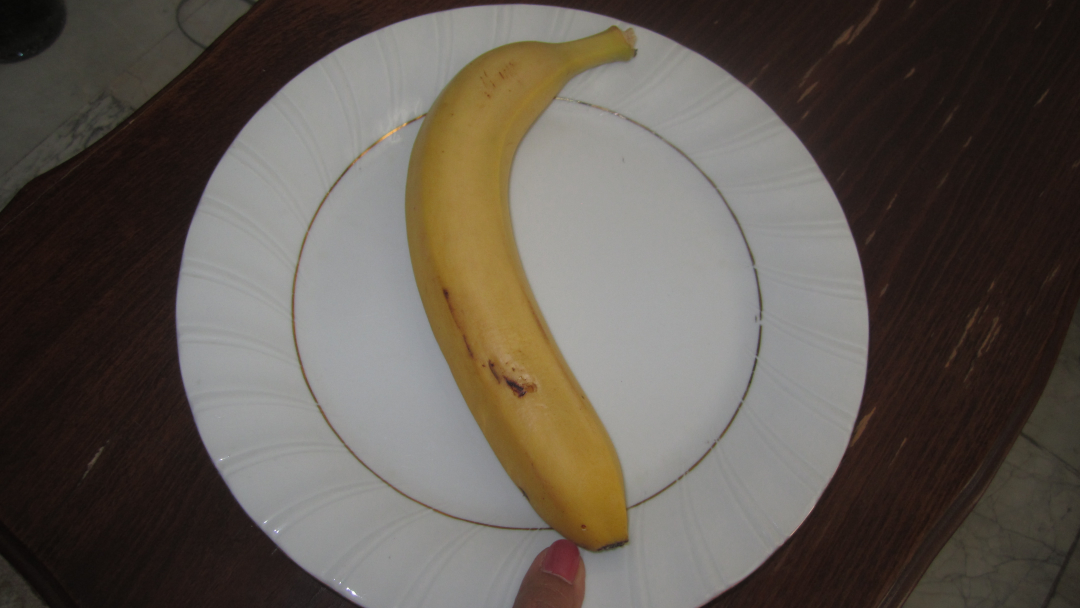
#> input picture test_image.JPG, 4320 x 2432 px (shown at 1/4 size)
$ jupyter execute --allow-errors Final_food.ipynb   (shell and % lines are left out)
#> lines starting #> are read from the running program, lines starting #| are printed output that depends on the picture
<a href="https://colab.research.google.com/github/karanaithal01/WAIE/blob/master/Final_food.ipynb" target="_parent"></a>

[cell 1]
%cd WAIE

[cell 2]
#image_segment
import cv2
import numpy as np
import os

# [111 lines left out: function getAreaOfFood, not called in this run]

[cell 3]
#caleries
import cv2
import numpy as np
#density - gram / cm^3
density_dict = { 1:0.609, 2:0.94, 3:0.641,  4:0.641,5:0.513, 6:0.482,7:0.481}
#kcal
calorie_dict = { 1:52, 2:89,  3:41,4:16,5:40,6:47,7:18 }
#skin of photo to real multiplier
skin_multiplier = 5*2.3

# [38 lines left out: functions getCalorie, getVolume, calories, not called in this run]

[cell 4]
#cnn_model
import tflearn
from tflearn.layers.conv import conv_2d, max_pool_2d
from tflearn.layers.core import input_data, dropout, fully_connected
from tflearn.layers.estimator import regression
import tensorflow as tf

def get_model(IMG_SIZE,no_of_fruits,LR):
#> called with IMG_SIZE = 400, no_of_fruits = 7, LR = 0.001
	try:
		tf.reset_default_graph()
#> (this line was passed over: tensorflow is not available in this run)
	except:
		print("tensorflow")
	convnet = input_data(shape=[None, IMG_SIZE, IMG_SIZE, 3], name='input')

	convnet = conv_2d(convnet, 32, 5, activation='relu')

	convnet = max_pool_2d(convnet, 5)

	convnet = conv_2d(convnet, 64, 5, activation='relu')

	convnet = max_pool_2d(convnet, 5)

	convnet = conv_2d(convnet, 128, 5, activation='relu')
	convnet = max_pool_2d(convnet, 5)

	convnet = conv_2d(convnet, 64, 5, activation='relu')
	convnet = max_pool_2d(convnet, 5)


	convnet = conv_2d(convnet, 32, 5, activation='relu')
	convnet = max_pool_2d(convnet, 5)

	convnet = fully_connected(convnet, 1024, activation='relu')
	convnet = dropout(convnet, 0.8)

	convnet = fully_connected(convnet, no_of_fruits, activation='softmax')
	convnet = regression(convnet, optimizer='adam', learning_rate=LR, loss='categorical_crossentropy', name='targets')

	model = tflearn.DNN(convnet, tensorboard_dir='log')

	return model

[cell 5]
#demo
import os
import cv2
import numpy as np

IMG_SIZE = 400
LR = 1e-3
no_of_fruits=7

MODEL_NAME = 'Fruits_dectector-{}-{}.model'.format(LR, '5conv-basic')

model_save_at=os.path.join("model",MODEL_NAME)

#> (the rest of this cell did not finish here and is left out)

[cell 6]
test_data='test_image.JPG'
img=cv2.imread(test_data)
#> img is the input picture: shape (2432, 4320, 3); mean B, G, R 80.3, 87.8, 95.2
img1=cv2.resize(img,(IMG_SIZE,IMG_SIZE))
#> (the rest of this cell did not finish here and is left out)

[cell 7]
from google.colab import files
uploaded = files.upload()
#> the answer given: test_image.JPG

[cell 8]
import cv2
import numpy as np
from matplotlib import pyplot as plt

img = cv2.imread("test_2.JPG")
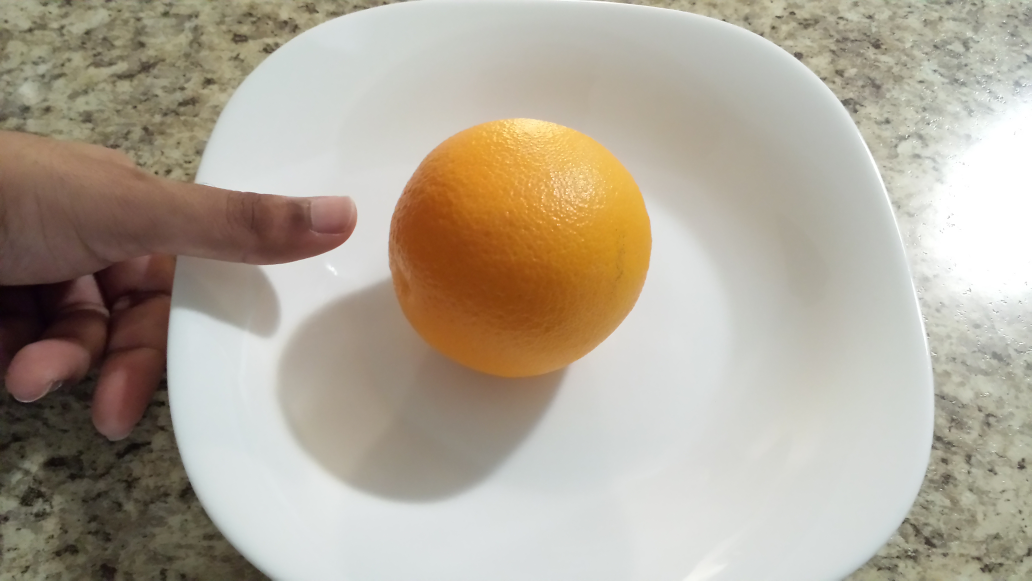
#> input picture test_2.JPG, 4128 x 2322 px (shown at 1/4 size)
#> img is the input picture: shape (2322, 4128, 3); mean B, G, R 151.8, 166.9, 176.4
img_cvt=cv2.cvtColor(img, cv2.COLOR_BGR2RGB)
plt.imshow(img_cvt)
plt.show()
print(img.shape)
#| (2322, 4128, 3)

[cell 9]
import cv2
import numpy as np
from matplotlib import pyplot as plt

img = cv2.imread("test_3.JPG")
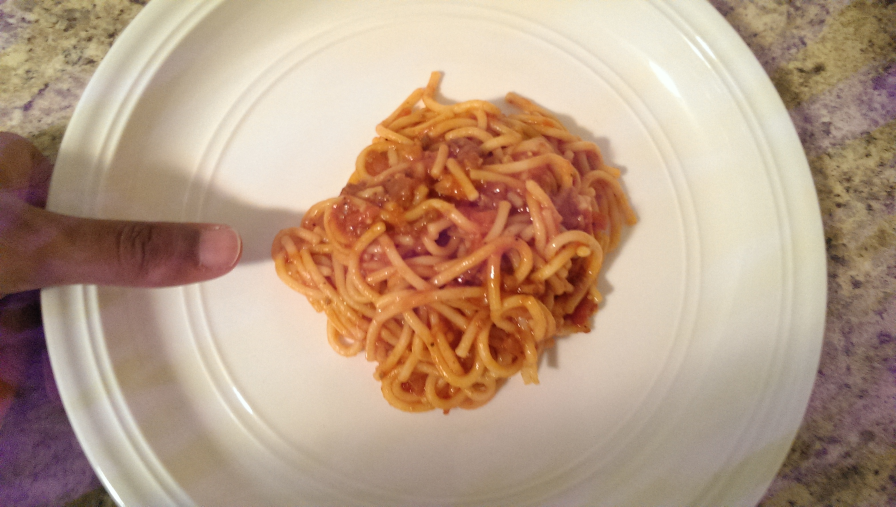
#> input picture test_3.JPG, 2688 x 1520 px (shown at 1/3 size)
#> img is the input picture: shape (1520, 2688, 3); mean B, G, R 133.8, 156.4, 183.4
img_cvt=cv2.cvtColor(img, cv2.COLOR_BGR2RGB)
#> img_cvt: shape (1520, 2688, 3)
plt.imshow(img_cvt)
plt.show()
print(img.shape)
#| (1520, 2688, 3)

[cell 10]
import cv2
import numpy as np
from matplotlib import pyplot as plt

img = cv2.imread("test_4.JPG")
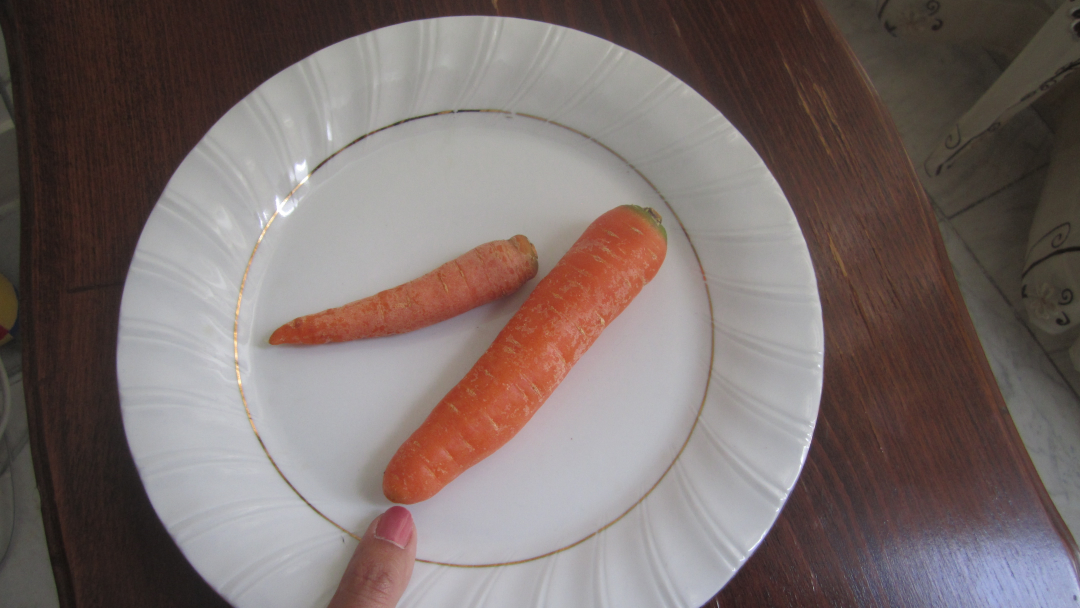
#> input picture test_4.JPG, 4320 x 2432 px (shown at 1/4 size)
#> img is the input picture: shape (2432, 4320, 3); mean B, G, R 106.7, 109.2, 121.4
img_cvt=cv2.cvtColor(img, cv2.COLOR_BGR2RGB)
#> img_cvt: shape (2432, 4320, 3)
plt.imshow(img_cvt)
plt.show()
print(img.shape)
#| (2432, 4320, 3)

[cell 11]
import cv2
import numpy as np
from matplotlib import pyplot as plt

img = cv2.imread("test_5.JPG")
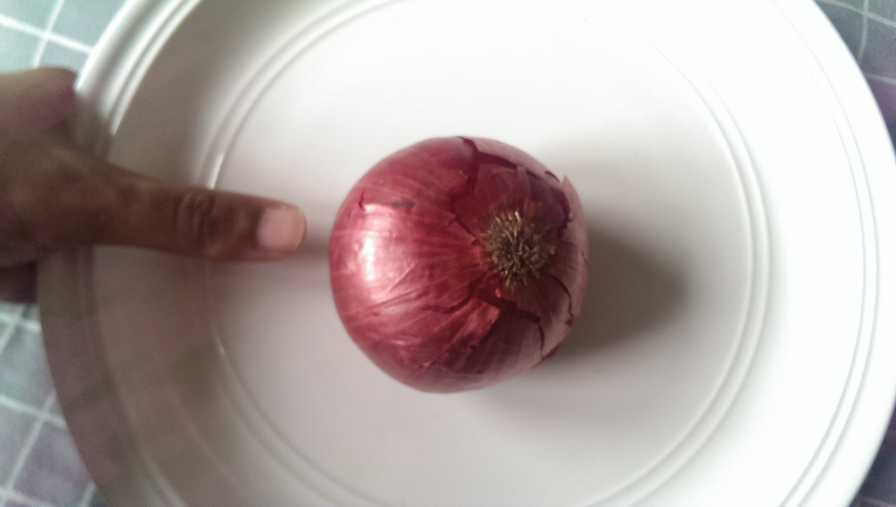
#> input picture test_5.JPG, 2688 x 1520 px (shown at 1/3 size)
#> img is the input picture: shape (1520, 2688, 3); mean B, G, R 162.7, 164.9, 176.6
img_cvt=cv2.cvtColor(img, cv2.COLOR_BGR2RGB)
#> img_cvt: shape (1520, 2688, 3)
plt.imshow(img_cvt)
plt.show()
print(img.shape)
#| (1520, 2688, 3)

[cell 12]
import cv2
import numpy as np
from matplotlib import pyplot as plt

img = cv2.imread("test_6.JPG")
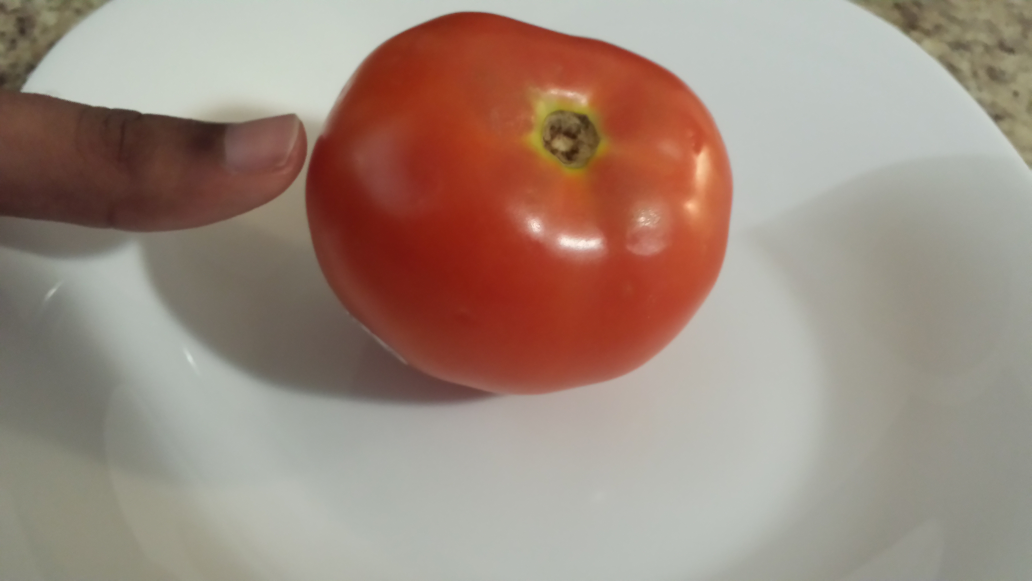
#> input picture test_6.JPG, 4128 x 2322 px (shown at 1/4 size)
#> img is the input picture: shape (2322, 4128, 3); mean B, G, R 125.7, 137.8, 157.9
img_cvt=cv2.cvtColor(img, cv2.COLOR_BGR2RGB)
#> img_cvt: shape (2322, 4128, 3)
plt.imshow(img_cvt)
plt.show()
print(img.shape)
#| (2322, 4128, 3)

[cell 13]
import cv2
import numpy as np
from matplotlib import pyplot as plt

img = cv2.imread("test_7.JPG")
#> (the rest of this cell did not finish here and is left out)

[cell 14]
import cv2
import numpy as np
from matplotlib import pyplot as plt

img = cv2.imread("test_8.JPG")
#> (the rest of this cell did not finish here and is left out)

[cell 15]
test_data='test_2.JPG'
img=cv2.imread(test_data)
img1=cv2.resize(img,(IMG_SIZE,IMG_SIZE))
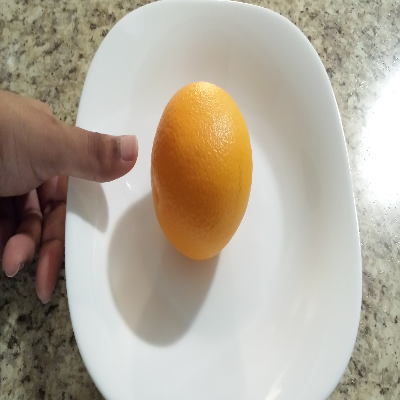
#> img1: shape (400, 400, 3); mean B, G, R 151.7, 166.8, 176.3
#> (the rest of this cell did not finish here and is left out)

[cell 16]
test_data='test_3.JPG'
img=cv2.imread(test_data)
img1=cv2.resize(img,(IMG_SIZE,IMG_SIZE))
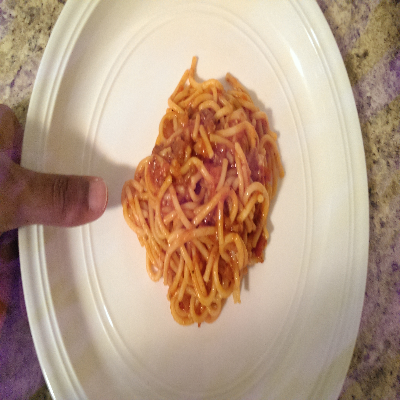
#> img1: shape (400, 400, 3); mean B, G, R 133.7, 156.3, 183.2
#> (the rest of this cell did not finish here and is left out)

[cell 17]
test_data='test_4.JPG'
img=cv2.imread(test_data)
img1=cv2.resize(img,(IMG_SIZE,IMG_SIZE))
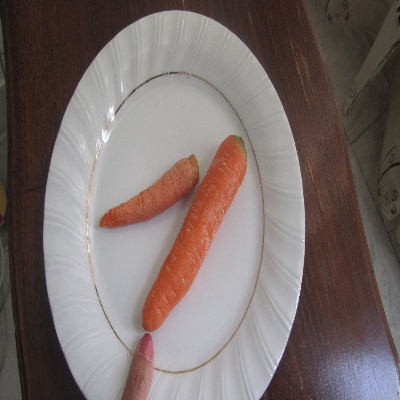
#> img1: shape (400, 400, 3); mean B, G, R 106.6, 109.1, 121.3
#> (the rest of this cell did not finish here and is left out)

[cell 18]
test_data='test_5.JPG'
img=cv2.imread(test_data)
img1=cv2.resize(img,(IMG_SIZE,IMG_SIZE))
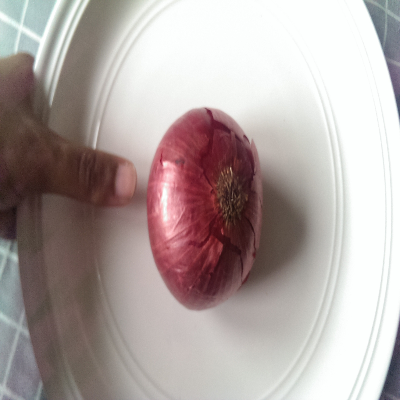
#> img1: shape (400, 400, 3); mean B, G, R 162.6, 164.8, 176.5
#> (the rest of this cell did not finish here and is left out)

[cell 19]
test_data='test_6.JPG'
img=cv2.imread(test_data)
img1=cv2.resize(img,(IMG_SIZE,IMG_SIZE))
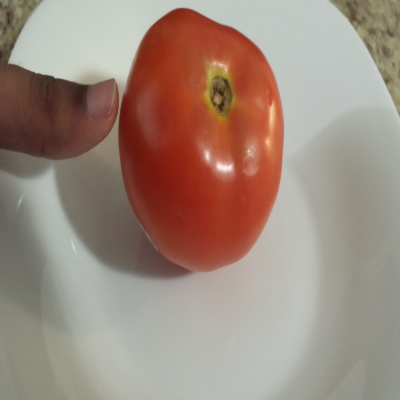
#> img1: shape (400, 400, 3); mean B, G, R 125.5, 137.7, 157.8
#> (the rest of this cell did not finish here and is left out)
